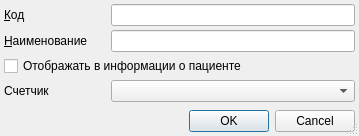
<?xml version="1.0" encoding="UTF-8"?>
<ui version="4.0">
 <class>ItemEditorDialog</class>
 <widget class="QDialog" name="ItemEditorDialog">
  <property name="geometry">
   <rect>
    <x>0</x>
    <y>0</y>
    <width>359</width>
    <height>136</height>
   </rect>
  </property>
  <property name="sizePolicy">
   <sizepolicy hsizetype="Preferred" vsizetype="Preferred">
    <horstretch>0</horstretch>
    <verstretch>0</verstretch>
   </sizepolicy>
  </property>
  <property name="windowTitle">
   <string>ChangeMe!</string>
  </property>
  <property name="sizeGripEnabled">
   <bool>true</bool>
  </property>
  <layout class="QGridLayout" name="gridLayout">
   <property name="margin">
    <number>4</number>
   </property>
   <property name="spacing">
    <number>4</number>
   </property>
   <item row="3" column="0" colspan="2">
    <layout class="QGridLayout" name="gridLayout_3">
     <item row="0" column="0">
      <widget class="QCheckBox" name="chkShowInClientInfo">
       <property name="sizePolicy">
        <sizepolicy hsizetype="Minimum" vsizetype="Fixed">
         <horstretch>0</horstretch>
         <verstretch>0</verstretch>
        </sizepolicy>
       </property>
       <property name="text">
        <string>Отображать в информации о пациенте</string>
       </property>
      </widget>
     </item>
    </layout>
   </item>
   <item row="0" column="1">
    <widget class="QLineEdit" name="edtCode"/>
   </item>
   <item row="2" column="1">
    <widget class="QLineEdit" name="edtName"/>
   </item>
   <item row="5" column="0">
    <spacer>
     <property name="orientation">
      <enum>Qt::Vertical</enum>
     </property>
     <property name="sizeHint" stdset="0">
      <size>
       <width>103</width>
       <height>16</height>
      </size>
     </property>
    </spacer>
   </item>
   <item row="2" column="0">
    <widget class="QLabel" name="lblName">
     <property name="sizePolicy">
      <sizepolicy hsizetype="Maximum" vsizetype="Preferred">
       <horstretch>0</horstretch>
       <verstretch>0</verstretch>
      </sizepolicy>
     </property>
     <property name="text">
      <string>&amp;Наименование</string>
     </property>
     <property name="buddy">
      <cstring>edtName</cstring>
     </property>
    </widget>
   </item>
   <item row="6" column="0" colspan="2">
    <widget class="QDialogButtonBox" name="buttonBox">
     <property name="standardButtons">
      <set>QDialogButtonBox::Cancel|QDialogButtonBox::Ok</set>
     </property>
    </widget>
   </item>
   <item row="0" column="0">
    <widget class="QLabel" name="lblCode">
     <property name="sizePolicy">
      <sizepolicy hsizetype="Maximum" vsizetype="Preferred">
       <horstretch>0</horstretch>
       <verstretch>0</verstretch>
      </sizepolicy>
     </property>
     <property name="text">
      <string>&amp;Код</string>
     </property>
     <property name="buddy">
      <cstring>edtCode</cstring>
     </property>
    </widget>
   </item>
   <item row="4" column="1">
    <widget class="CRBComboBox" name="cmbCounter"/>
   </item>
   <item row="4" column="0">
    <widget class="QLabel" name="lblCounter">
     <property name="text">
      <string>Счетчик</string>
     </property>
    </widget>
   </item>
  </layout>
 </widget>
 <customwidgets>
  <customwidget>
   <class>CRBComboBox</class>
   <extends>QComboBox</extends>
   <header>library/crbcombobox.h</header>
  </customwidget>
 </customwidgets>
 <tabstops>
  <tabstop>edtCode</tabstop>
  <tabstop>edtName</tabstop>
 </tabstops>
 <resources/>
 <connections>
  <connection>
   <sender>buttonBox</sender>
   <signal>accepted()</signal>
   <receiver>ItemEditorDialog</receiver>
   <slot>accept()</slot>
   <hints>
    <hint type="sourcelabel">
     <x>136</x>
     <y>99</y>
    </hint>
    <hint type="destinationlabel">
     <x>136</x>
     <y>57</y>
    </hint>
   </hints>
  </connection>
  <connection>
   <sender>buttonBox</sender>
   <signal>rejected()</signal>
   <receiver>ItemEditorDialog</receiver>
   <slot>reject()</slot>
   <hints>
    <hint type="sourcelabel">
     <x>136</x>
     <y>99</y>
    </hint>
    <hint type="destinationlabel">
     <x>136</x>
     <y>57</y>
    </hint>
   </hints>
  </connection>
 </connections>
</ui>
